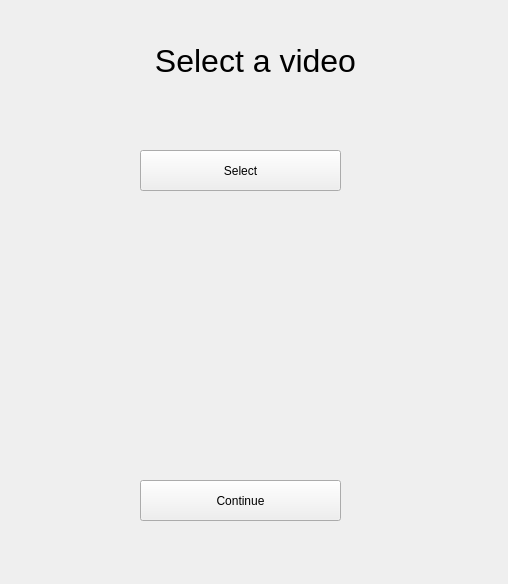
<?xml version="1.0" encoding="UTF-8"?>
<ui version="4.0">
 <class>selectVideo</class>
 <widget class="QWidget" name="selectVideo">
  <property name="geometry">
   <rect>
    <x>0</x>
    <y>0</y>
    <width>508</width>
    <height>584</height>
   </rect>
  </property>
  <property name="windowTitle">
   <string>Form</string>
  </property>
  <widget class="QLabel" name="label">
   <property name="geometry">
    <rect>
     <x>90</x>
     <y>30</y>
     <width>331</width>
     <height>61</height>
    </rect>
   </property>
   <property name="font">
    <font>
     <pointsize>24</pointsize>
    </font>
   </property>
   <property name="text">
    <string>Select a video</string>
   </property>
   <property name="alignment">
    <set>Qt::AlignCenter</set>
   </property>
  </widget>
  <widget class="QPushButton" name="pushButton">
   <property name="geometry">
    <rect>
     <x>140</x>
     <y>150</y>
     <width>201</width>
     <height>41</height>
    </rect>
   </property>
   <property name="text">
    <string>Select</string>
   </property>
  </widget>
  <widget class="QPushButton" name="pushButton_2">
   <property name="geometry">
    <rect>
     <x>140</x>
     <y>480</y>
     <width>201</width>
     <height>41</height>
    </rect>
   </property>
   <property name="text">
    <string>Continue</string>
   </property>
   <property name="checkable">
    <bool>false</bool>
   </property>
  </widget>
  <widget class="QLabel" name="movieImageLabel">
   <property name="geometry">
    <rect>
     <x>130</x>
     <y>230</y>
     <width>211</width>
     <height>201</height>
    </rect>
   </property>
   <property name="text">
    <string/>
   </property>
   <property name="pixmap">
    <pixmap>../camera.jpg</pixmap>
   </property>
   <property name="alignment">
    <set>Qt::AlignCenter</set>
   </property>
  </widget>
 </widget>
 <resources/>
 <connections/>
</ui>
